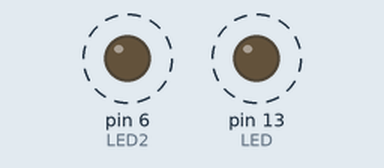
The sketch below on a simulated Arduino Uno, built with avr-gcc and run on an emulated ATmega328P. Shown: output pins drawn as LEDs (lit = HIGH). Dashed ring = blinking.

Above: at 0.05 s.
Timing chart, 0 to 4.6 s (numbered marks = the images above):
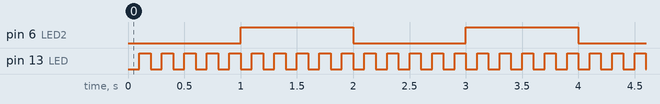

The sketch:

13.2.Timer_interrupt.ino
```cpp
#include<TimerOne.h> //При использовании этой библиотеки исключается возможность использовать analogWrite() на пинах 9 10
#define LED 13 // Пин светодиода 1
#define LED2 6 // Пин светодиода 1

void setup() {
  pinMode(LED, OUTPUT);
  pinMode(LED2, OUTPUT);
  Timer1.initialize(100000); //Устанавливаем период таймера на 1000000 мкс = 1с
  Timer1.attachInterrupt(blinky);
}

void loop() {
  delay(1000);
  digitalWrite(LED2, !digitalRead(LED2)); //Переключаем состояние светодиода
}

void blinky () {
  digitalWrite(LED, !digitalRead(LED)); //Переключаем состояние светодиода
}
```

Measured:
- by itself, pin 6 (LED2): alternates HIGH for 1.0 s and LOW for 1.0 s
- by itself, pin 13 (LED): alternates HIGH for 0.10 s and LOW for 0.10 s
